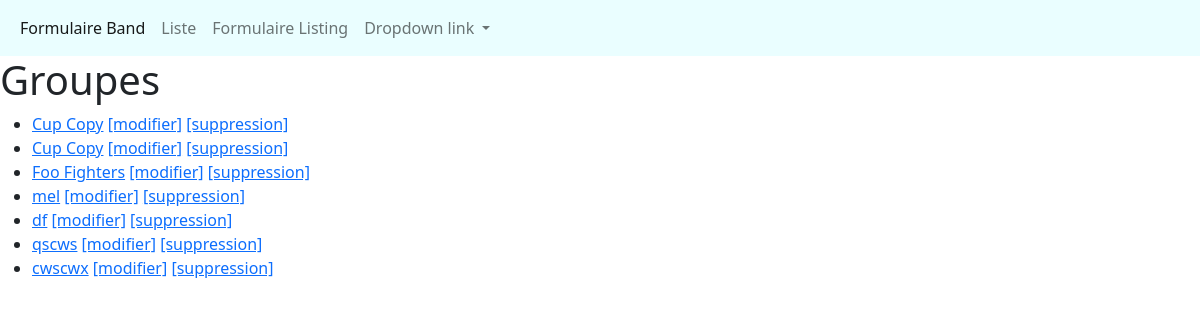
The app's page /, older data.
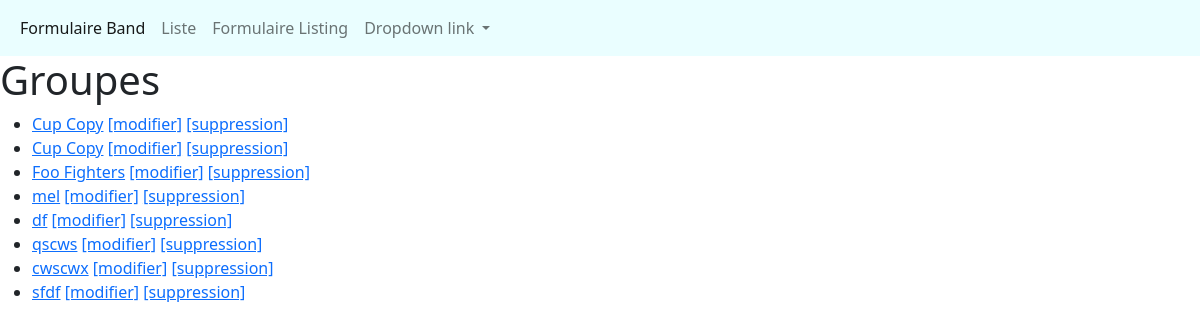
The same page, newer data.
### listings/models.py (models this page shows, shortened)
class Band(models.Model):
    class Genre(models.TextChoices):
        HIP_HOP ='HH'
        SYHTH_POP ='SP'
        ALTERNATIVE_ROCK ='AR'
    name = models.CharField(max_length=100)
    genre=models.CharField(max_length=100,choices=Genre.choices)
    biography=models.CharField(max_length=255)
    year_formed=models.IntegerField(validators=[MinValueValidator(1900), MaxValueValidator(2022)])
    active=models.BooleanField(default=True)
    official_homepage=models.URLField(null=True,blank=True)

### listings/views.py (the view)
# urls.py: path('',views.bands_listing,name='band-list'),
def bands_listing(request):
    bands = Band.objects.all()
    return render(request,'listings/band_list.html',{'bands':bands})

### listings/templates/listings/band_list.html
{% extends 'listings/base.html' %}
{% block content %}
  <h1> Groupes </h1>
<ul>
        {% for band in bands %}
        <li>
          <a href="{% url 'band-detail' band.id %}">{{ band.name }}</a>
           <a href="{% url 'band-update' band.id %}">[modifier]</a>
            <a href="{% url 'band-delete' band.id %}">[suppression]</a>
        </li>
        {% endfor %}
</ul>
{% endblock  %}

Row changes from the older to the newer data that the page shows:
added Band: name "sfdf"
